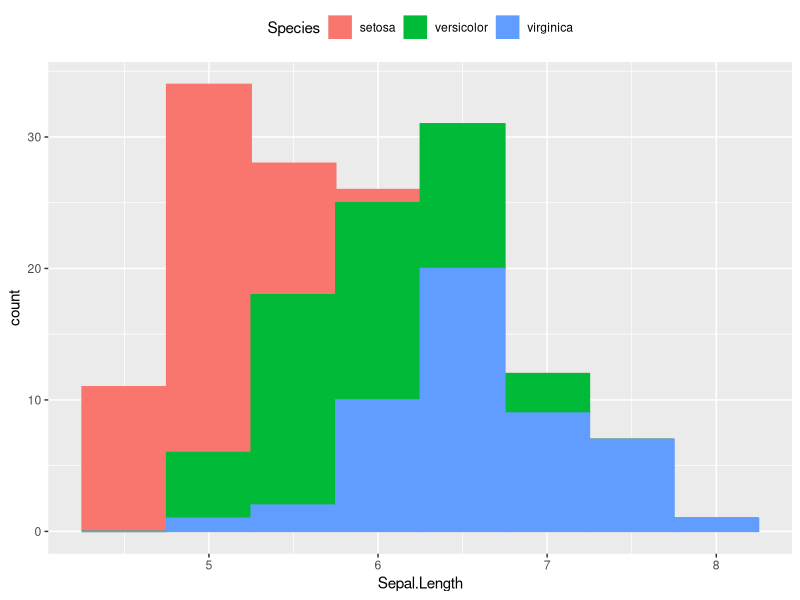

This chart was generated by the following R code:
## ---- chunk 1
summary(mtcars)
## ---- chunk 2
library(ggplot2)

ggplot(iris,aes(x=Sepal.Length,
                fill=Species,
                color=Species))+
    geom_histogram(binwidth=0.5, Position="dodge")+
                       theme(legend.position="top")
